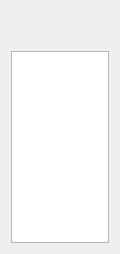
         <widget class="QWidget" name="verticalWidget_2" native="true">
          <property name="minimumSize">
           <size>
            <width>120</width>
            <height>0</height>
           </size>
          </property>
          <property name="maximumSize">
           <size>
            <width>120</width>
            <height>16777215</height>
           </size>
          </property>
          <layout class="QVBoxLayout" name="verticalLayout_11">
           <item>
            <layout class="QHBoxLayout" name="horizontalLayout_22">
             <item>
              <widget class="QPushButton" name="bt_add_sprite">
               <property name="enabled">
                <bool>true</bool>
               </property>
               <property name="minimumSize">
                <size>
                 <width>34</width>
                 <height>34</height>
                </size>
               </property>
               <property name="maximumSize">
                <size>
                 <width>34</width>
                 <height>34</height>
                </size>
               </property>
               <property name="styleSheet">
                <string notr="true">background: none;
border: none;</string>
               </property>
               <property name="text">
                <string/>
               </property>
               <property name="icon">
                <iconset resource="../assets/icons/icons.qrc">
                 <normaloff>:/icons_general/add.png</normaloff>:/icons_general/add.png</iconset>
               </property>
               <property name="iconSize">
                <size>
                 <width>32</width>
                 <height>32</height>
                </size>
               </property>
               <property name="checked">
                <bool>false</bool>
               </property>
              </widget>
             </item>
             <item>
              <widget class="QPushButton" name="bt_remove_sprite">
               <property name="enabled">
                <bool>true</bool>
               </property>
               <property name="minimumSize">
                <size>
                 <width>34</width>
                 <height>34</height>
                </size>
               </property>
               <property name="maximumSize">
                <size>
                 <width>34</width>
                 <height>34</height>
                </size>
               </property>
               <property name="styleSheet">
                <string notr="true">background: none;
border: none;</string>
               </property>
               <property name="text">
                <string/>
               </property>
               <property name="icon">
                <iconset resource="../assets/icons/icons.qrc">
                 <normaloff>:/icons_general/trash-can.png</normaloff>:/icons_general/trash-can.png</iconset>
               </property>
               <property name="iconSize">
                <size>
                 <width>32</width>
                 <height>32</height>
                </size>
               </property>
               <property name="checked">
                <bool>false</bool>
               </property>
              </widget>
             </item>
            </layout>
           </item>
           <item>
            <widget class="QListWidget" name="list_sprites"/>
           </item>
          </layout>
         </widget>
